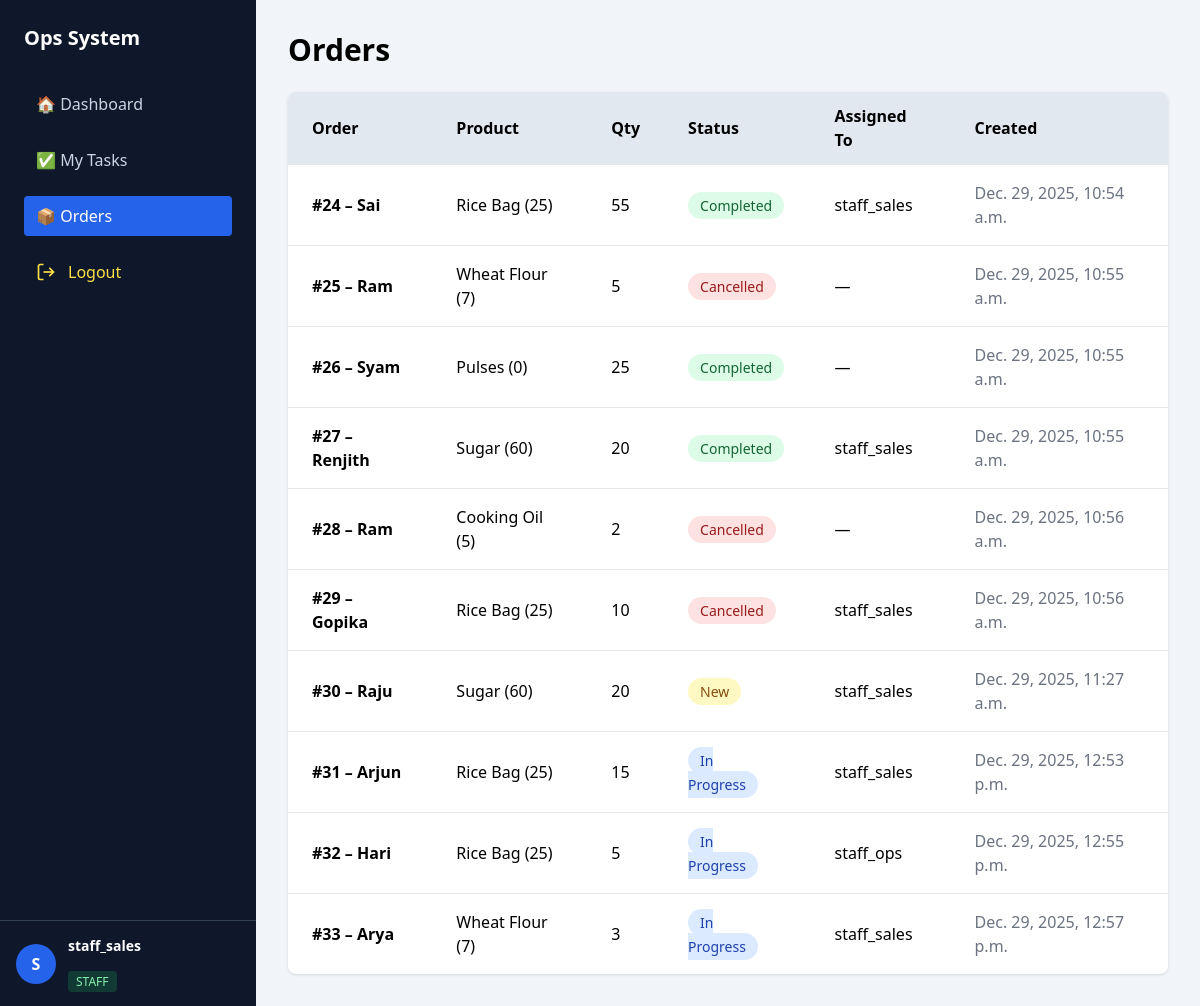
Page /orders/ (signed in) on the earlier database version.
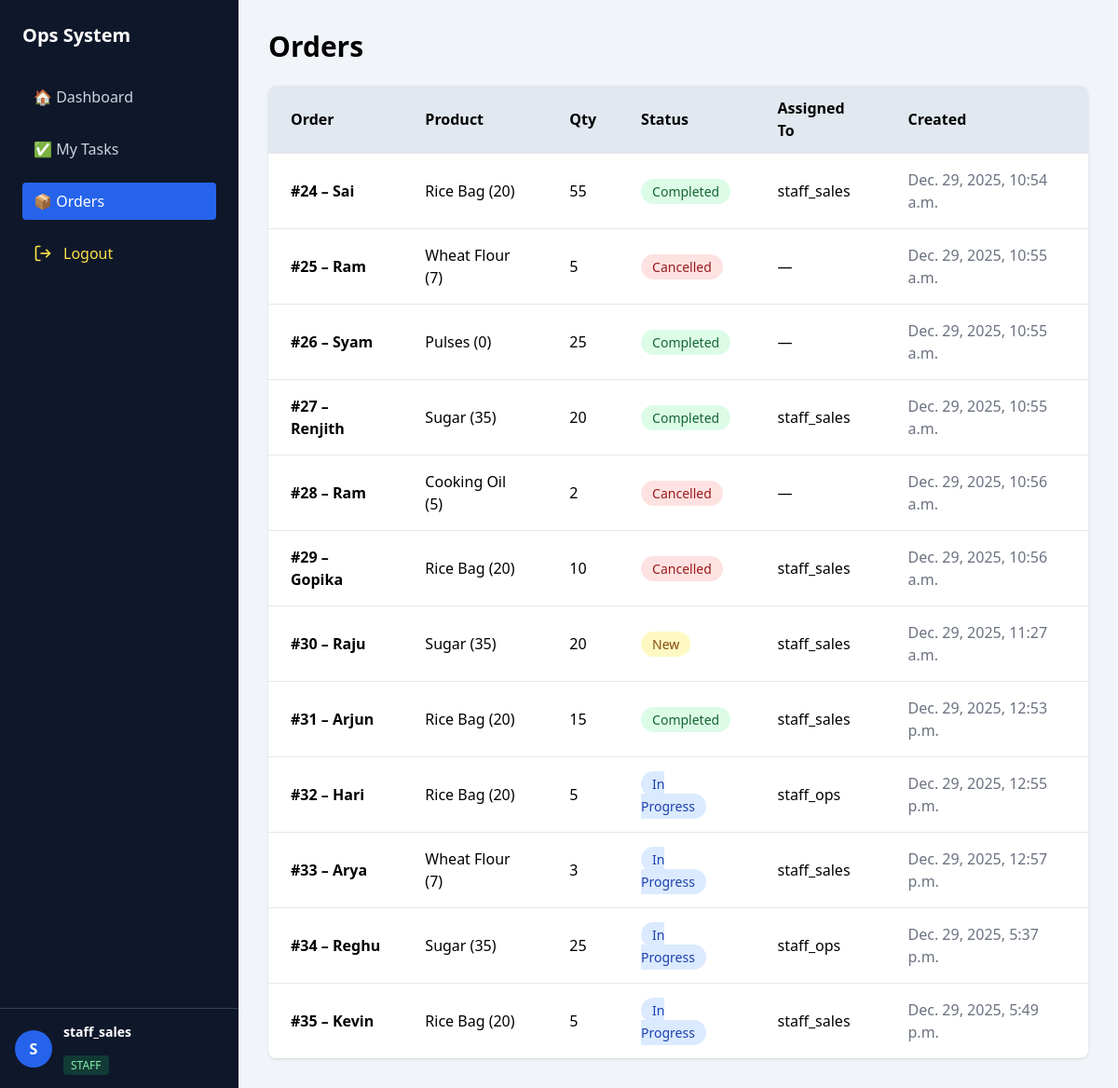
Same page on the later database version.
### orders/models.py (models this page shows, shortened)
class Order(models.Model):
    STATUS_CHOICES = (
        ('NEW', 'New'),
        ('IN_PROGRESS', 'In Progress'),
        ('COMPLETED', 'Completed'),
        ('CANCELLED', 'Cancelled'),
    )
    customer_name = models.CharField(max_length=100)
    product = models.ForeignKey(Product, on_delete=models.PROTECT)
    quantity = models.PositiveIntegerField()
    status = models.CharField(
        max_length=20,
        choices=STATUS_CHOICES,
        default='NEW'
    )
    assigned_to = models.ForeignKey(
        User,
        on_delete=models.SET_NULL,
        null=True,
        blank=True
    )
    created_at = models.DateTimeField(auto_now_add=True)

### inventory/models.py (models this page shows, shortened)
class Product(models.Model):
    name = models.CharField(max_length=100)
    sku = models.CharField(max_length=50, unique=True)
    current_stock = models.IntegerField(default=0)
    reorder_level = models.IntegerField(default=10)
    is_active = models.BooleanField(default=True)
    price = models.DecimalField(max_digits=10,decimal_places=2,default=0)
    def __str__(self):
        return f"{self.name} ({self.current_stock})"

### core/views.py (the view)
# urls.py: path('orders/', views.orders_view, name='orders'),
@login_required
def orders_view(request):
    orders = Order.objects.all()
    return render(request, 'core/orders.html', {'orders': orders})

### core/templates/core/orders.html
{% extends "core/base.html" %}
{% block content %}
<h1 class="text-3xl font-bold mb-6">Orders</h1>
<div class="bg-white shadow rounded-lg overflow-hidden">
<table class="min-w-full">
    <thead class="bg-slate-200 text-left">
        <tr>
            <th class="px-6 py-3">Order</th>
            <th class="px-6 py-3">Product</th>
            <th class="px-6 py-3">Qty</th>
            <th class="px-6 py-3">Status</th>
            <th class="px-6 py-3">Assigned To</th>
            <th class="px-6 py-3">Created</th>
        </tr>
    </thead>
    <tbody>
        {% for order in orders %}
        <tr class="border-t hover:bg-slate-50">
            <td class="px-6 py-4 font-semibold">
                #{{ order.id }} – {{ order.customer_name }}
            </td>
            <td class="px-6 py-4">{{ order.product }}</td>
            <td class="px-6 py-4">{{ order.quantity }}</td>
            <td class="px-6 py-4">
                {% if order.status == 'NEW' %}
                    <span class="px-3 py-1 bg-yellow-100 text-yellow-800 rounded-full text-sm">New</span>
                {% elif order.status == 'IN_PROGRESS' %}
                    <span class="px-3 py-1 bg-blue-100 text-blue-800 rounded-full text-sm">In Progress</span>
                {% elif order.status == 'COMPLETED' %}
                    <span class="px-3 py-1 bg-green-100 text-green-800 rounded-full text-sm">Completed</span>
                {% else %}
                    <span class="px-3 py-1 bg-red-100 text-red-800 rounded-full text-sm">Cancelled</span>
                {% endif %}
            </td>
            <td class="px-6 py-4">
                {{ order.assigned_to|default:"—" }}
            </td>
            <td class="px-6 py-4 text-gray-500">
                {{ order.created_at }}
            </td>
        </tr>
        {% empty %}
        <tr>
            <td colspan="6" class="text-center py-8 text-gray-500">
                No orders found
            </td>
        </tr>
        {% endfor %}
    </tbody>
</table>
</div>
{% endblock %}

### core/templates/core/base.html (shortened to what this page needs)
<!DOCTYPE html>
<html lang="en">
<head>
    <script src="https://cdn.tailwindcss.com"></script>
</head>
<body class="bg-slate-100 h-screen overflow-hidden flex">
{% if user.is_authenticated %}
<aside class="w-64 bg-slate-900 text-white h-screen flex flex-col">
    <div class="p-6">
        <h2 class="text-xl font-bold mb-8">Ops System</h2>
        <nav class="space-y-4">
            <a href="/"
               class="flex items-center gap-3 px-3 py-2 rounded
               {% if request.path == '/' %}
                   bg-blue-600 text-white
               {% else %}
                   text-slate-300 hover:bg-slate-800
               {% endif %}">
                🏠 Dashboard
            </a>
            <a href="/tasks/"
               class="flex items-center gap-3 px-3 py-2 rounded
               {% if request.path|slice:':7' == '/tasks/' %}
                   bg-blue-600 text-white
               {% else %}
                   text-slate-300 hover:bg-slate-800
               {% endif %}">
                ✅ My Tasks
            </a>
            <a href="/orders/"
               class="flex items-center gap-3 px-3 py-2 rounded
               {% if request.path|slice:':8' == '/orders/' %}
                   bg-blue-600 text-white
               {% else %}
                   text-slate-300 hover:bg-slate-800
               {% endif %}">
                📦 Orders
            </a>
            <a href="/logout/"
                class="flex items-center gap-3 px-3 py-2 rounded
                        text-yellow-300 hover:bg-yellow-900/30 hover:text-yellow-200 transition">
                    <svg class="w-5 h-5" fill="none" stroke="currentColor" stroke-width="2"
                        viewBox="0 0 24 24">
                        <path d="M9 21H5a2 2 0 0 1-2-2V5a2 2 0 0 1 2-2h4"></path>
                        <path d="M16 17l5-5-5-5"></path>
                        <path d="M21 12H9"></path>
                    </svg>
                    Logout
                </a>
        </nav>
    </div>
    <div class="flex-1"></div>
    <div class="border-t border-slate-700 p-4 flex items-center gap-3">
        <div class="h-10 w-10 rounded-full bg-blue-600 flex items-center justify-center font-bold">
            {{ user.username|slice:":1"|upper }}
        </div>
        <div class="text-sm leading-tight">
            <p class="font-semibold">
                {{ user.get_full_name|default:user.username }}
            </p>
            <br>
            {% if user.is_superuser %}
                <span class="text-xs bg-red-500/20 text-red-300 px-2 py-0.5 rounded">
                    ADMIN
                </span>
            {% else %}
                <span class="text-xs bg-green-500/20 text-green-300 px-2 py-0.5 rounded">
                    STAFF
                </span>
            {% endif %}
        </div>
    </div>
</aside>
{% endif %}
<main class="flex-1 p-8 overflow-y-auto">
    {% block content %}{% endblock %}
</main>
</body>
</html>

Differences in the rows shown:
changed through a linked row, Order "Sai": product "Rice Bag (25)" → "Rice Bag (20)"
changed through a linked row, Order "Renjith": product "Sugar (60)" → "Sugar (35)"
changed through a linked row, Order "Gopika": product "Rice Bag (25)" → "Rice Bag (20)"
changed through a linked row, Order "Raju": product "Sugar (60)" → "Sugar (35)"
changed Order "Arjun": product "Rice Bag (25)" → "Rice Bag (20)"; status "In Progress" → "Completed"
changed through a linked row, Order "Hari": product "Rice Bag (25)" → "Rice Bag (20)"
added Order: id "34", customer_name "Reghu", product "Sugar (35)", quantity "25", status "In Progress", assigned_to "staff_ops", created_at "Dec. 29, 2025, 5:37 p.m."
added Order: id "35", customer_name "Kevin", product "Rice Bag (20)", quantity "5", status "In Progress", assigned_to "staff_sales", created_at "Dec. 29, 2025, 5:49 p.m."
